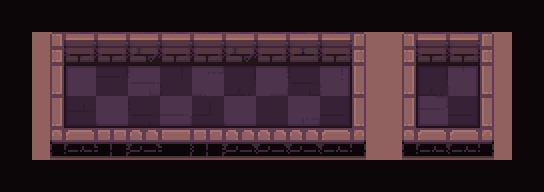

Tiled map render using the project's own tile images. Description and the whole map definition, tile-layer contents included, below:
An orthogonal 17x6 tile map with 32x32 px tiles, 5 tile layers (checkers, path, types, ground, ...) and 9 objects (3x hero, 2x switch, 2x symbol, frame, strategy).

<map version="1.2" tiledversion="2019.03.13" orientation="orthogonal" renderorder="right-down" width="17" height="6" tilewidth="32" tileheight="32" infinite="0" nextlayerid="616" nextobjectid="365">
 <tileset firstgid="1" name="tileset" tilewidth="32" tileheight="32" spacing="2" margin="1" tilecount="200" columns="10">
  <image source="tileset.png" trans="000000" width="340" height="680" />
  <terraintypes>
   <terrain name="floor" tile="79" />
   <terrain name="wall" tile="69" />
   <terrain name="hole" tile="78" />
   <terrain name="infected" tile="77" />
  </terraintypes>
 </tileset>
 <layer id="611" name="checkers" width="17" height="6">
  <data encoding="csv">
69,0,69,0,69,0,69,0,69,0,69,0,69,0,69,0,69,
0,69,0,69,0,69,0,69,0,69,0,69,0,69,0,69,0,
69,0,69,0,69,0,69,0,69,0,69,0,69,0,69,0,69,
0,69,0,69,0,69,0,69,0,69,0,69,0,69,0,69,0,
69,0,69,0,69,0,69,0,69,0,69,0,69,0,69,0,69,
0,69,0,69,0,69,0,69,0,69,0,69,0,69,0,69,0
</data>
 </layer>
 <objectgroup id="14" name="camera">
  <object id="12" name="frame" type="frame" x="50.6667" y="32.3333" width="442.67" height="109.666" />
  <object id="15" name="strategy" type="strategy" x="-38" y="136">
   <point />
  </object>
 </objectgroup>
 <layer id="612" name="path" width="17" height="6">
  <data encoding="csv">
0,0,0,0,0,0,0,0,0,0,0,0,0,0,0,0,0,
0,0,0,0,0,0,0,0,0,0,0,0,0,0,0,0,0,
0,0,80,80,80,80,80,80,80,80,80,0,0,80,80,0,0,
0,0,80,80,80,80,80,80,80,80,80,0,0,80,80,0,0,
0,0,0,0,0,0,0,0,0,0,0,0,0,0,0,0,0,
0,0,0,0,0,0,0,0,0,0,0,0,0,0,0,0,0
</data>
 </layer>
 <objectgroup id="2" name="objects">
  <object id="33" name="hero" type="hero" x="80.667" y="84.168">
   <point />
  </object>
  <object id="326" name="hero" type="hero" x="463.667" y="81.3333">
   <properties>
    <property name="initialDirection" value="w" />
   </properties>
   <point />
  </object>
  <object id="332" name="hero" type="hero" x="463" y="111">
   <properties>
    <property name="initialDirection" value="w" />
   </properties>
   <point />
  </object>
  <object id="336" name="switch" type="switch" x="431" y="79">
   <properties>
    <property name="autoDisable" type="bool" value="true" />
   </properties>
   <point />
  </object>
  <object id="337" name="switch" type="switch" x="432" y="113">
   <properties>
    <property name="autoDisable" type="bool" value="true" />
   </properties>
   <point />
  </object>
  <object id="343" name="cross" type="symbol" x="335" y="83">
   <point />
  </object>
  <object id="344" name="cross" type="symbol" x="336" y="116">
   <point />
  </object>
 </objectgroup>
 <layer id="613" name="types" width="17" height="6">
  <data encoding="csv">
79,79,79,79,79,79,79,79,79,79,79,79,79,79,79,79,79,
79,70,70,70,70,70,70,70,70,70,70,70,70,70,70,70,79,
79,70,80,80,80,80,80,80,80,80,80,70,70,80,80,70,79,
79,70,80,80,80,80,80,80,80,80,80,70,70,80,80,70,79,
79,70,70,70,70,70,70,70,70,70,70,70,70,70,70,70,79,
79,79,79,79,79,79,79,79,79,79,79,79,79,79,79,79,79
</data>
 </layer>
 <layer id="614" name="ground" width="17" height="6">
  <data encoding="csv">
0,0,0,0,0,0,0,0,0,0,0,0,0,0,0,0,0,
0,1,2,2,4,2,2,4,2,3,2,6,1,2,2,6,0,
0,11,133,28,152,40,121,8,131,38,154,16,11,8,143,16,0,
0,31,39,134,38,123,37,134,19,141,9,36,31,142,9,36,0,
0,41,42,53,43,52,53,43,43,43,45,46,41,42,45,46,0,
0,0,0,0,0,0,0,0,0,0,0,0,0,0,0,0,0
</data>
 </layer>
 <layer id="615" name="floor_shadow" width="17" height="6">
  <data encoding="csv">
0,0,0,0,0,0,0,0,0,0,0,0,0,0,0,0,0,
0,0,0,0,0,0,0,0,0,0,0,0,0,0,0,0,0,
0,0,12,13,13,13,13,13,13,13,15,0,0,12,15,0,0,
0,0,32,33,33,33,33,33,33,33,35,0,0,32,35,0,0,
0,0,0,0,0,0,0,0,0,0,0,0,0,0,0,0,0,
0,0,0,0,0,0,0,0,0,0,0,0,0,0,0,0,0
</data>
 </layer>
</map>
